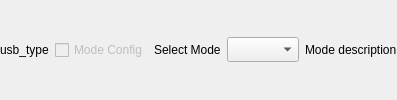
    <widget class="QWidget" name="widget_preview_description" native="true">
     <property name="sizePolicy">
      <sizepolicy hsizetype="Preferred" vsizetype="Preferred">
       <horstretch>0</horstretch>
       <verstretch>1</verstretch>
      </sizepolicy>
     </property>
     <layout class="QHBoxLayout" name="horizontalLayout_3">
      <property name="sizeConstraint">
       <enum>QLayout::SetDefaultConstraint</enum>
      </property>
      <property name="leftMargin">
       <number>0</number>
      </property>
      <property name="topMargin">
       <number>0</number>
      </property>
      <property name="rightMargin">
       <number>0</number>
      </property>
      <property name="bottomMargin">
       <number>0</number>
      </property>
      <item>
       <widget class="QLabel" name="label_usb_type">
        <property name="sizePolicy">
         <sizepolicy hsizetype="Fixed" vsizetype="Preferred">
          <horstretch>1</horstretch>
          <verstretch>0</verstretch>
         </sizepolicy>
        </property>
        <property name="minimumSize">
         <size>
          <width>0</width>
          <height>25</height>
         </size>
        </property>
        <property name="text">
         <string>usb_type</string>
        </property>
       </widget>
      </item>
      <item>
       <widget class="QCheckBox" name="checkBox_mode_config">
        <property name="enabled">
         <bool>false</bool>
        </property>
        <property name="sizePolicy">
         <sizepolicy hsizetype="Fixed" vsizetype="Fixed">
          <horstretch>1</horstretch>
          <verstretch>0</verstretch>
         </sizepolicy>
        </property>
        <property name="text">
         <string>Mode Config</string>
        </property>
       </widget>
      </item>
      <item>
       <widget class="QWidget" name="widget_mode_config_option" native="true">
        <property name="sizePolicy">
         <sizepolicy hsizetype="Preferred" vsizetype="Preferred">
          <horstretch>3</horstretch>
          <verstretch>0</verstretch>
         </sizepolicy>
        </property>
        <layout class="QHBoxLayout" name="horizontalLayout_19">
         <property name="leftMargin">
          <number>0</number>
         </property>
         <property name="topMargin">
          <number>0</number>
         </property>
         <property name="rightMargin">
          <number>0</number>
         </property>
         <property name="bottomMargin">
          <number>0</number>
         </property>
         <item>
          <widget class="QLabel" name="label_title_mode">
           <property name="text">
            <string>Select Mode</string>
           </property>
          </widget>
         </item>
         <item>
          <widget class="QComboBox" name="comboBox_mode_index">
           <property name="minimumSize">
            <size>
             <width>0</width>
             <height>25</height>
            </size>
           </property>
          </widget>
         </item>
         <item>
          <widget class="QLabel" name="label_cotent_mode_description">
           <property name="text">
            <string>Mode description</string>
           </property>
          </widget>
         </item>
        </layout>
       </widget>
      </item>
     </layout>
    </widget>
